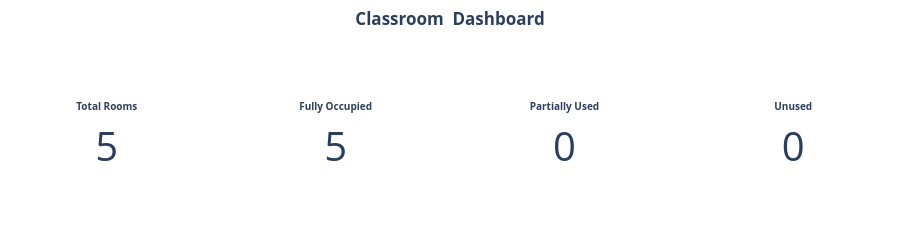

Here is the notebook cell this chart was saved with:
### Markdown cell above
### KPI's

### Code cell
import plotly.graph_objects as go

# --- Data ---
time_slots = ['10:00-12:00', '12:00-02:00', '02:30-04:30', '04:30-05:30']

def slot_filled(row):
    return sum(1 for s in time_slots if str(row.get(s, '')).strip() not in ['', 'nan', 'None'])

cls['filled_slots'] = cls.apply(slot_filled, axis=1)

total_rooms     = len(cls)
max_slots       = len(time_slots)

fully_occupied  = int((cls['filled_slots'] == max_slots).sum())
partially_used  = int(((cls['filled_slots'] > 0) & (cls['filled_slots'] < max_slots)).sum())
unused          = int((cls['filled_slots'] == 0).sum())

# --- Figure ---
fig = go.Figure()

def add_kpi(value, title, x_pos):
    fig.add_trace(go.Indicator(
        mode="number",
        value=value,
        title={"text": f"<b>{title}</b>"},
        number={"font": {"size": 40}},
        domain={'x': x_pos, 'y': [0, 1]}
    ))

# --- Add KPIs ---
add_kpi(total_rooms,    "Total Rooms",      [0.00, 0.22])
add_kpi(fully_occupied, "Fully Occupied",   [0.26, 0.48])
add_kpi(partially_used, "Partially Used",   [0.52, 0.74])
add_kpi(unused,         "Unused",           [0.78, 1.00])

# --- Layout ---
fig.update_layout(
    title="<b>Classroom  Dashboard</b>",
    title_x=0.5,
    height=250,
    margin=dict(t=50, b=10, l=10, r=10)
)

fig.show()

### Figure 1 — Plotly figure (JSON) as saved in the notebook; plotly's stock layout.template omitted (floating-point values rounded to 4 significant figures)
{"data": [{"domain": {"x": [0, 0.22], "y": [0, 1]}, "mode": "number", "number": {"font": {"size": 40}}, "title": {"text": "<b>Total Rooms</b>"}, "type": "indicator", "value": 5}, {"domain": {"x": [0.26, 0.48], "y": [0, 1]}, "mode": "number", "number": {"font": {"size": 40}}, "title": {"text": "<b>Fully Occupied</b>"}, "type": "indicator", "value": 5}, {"domain": {"x": [0.52, 0.74], "y": [0, 1]}, "mode": "number", "number": {"font": {"size": 40}}, "title": {"text": "<b>Partially Used</b>"}, "type": "indicator", "value": 0}, {"domain": {"x": [0.78, 1], "y": [0, 1]}, "mode": "number", "number": {"font": {"size": 40}}, "title": {"text": "<b>Unused</b>"}, "type": "indicator", "value": 0}], "layout": {"height": 250, "margin": {"b": 10, "l": 10, "r": 10, "t": 50}, "title": {"text": "<b>Classroom  Dashboard</b>", "x": 0.5}}}
